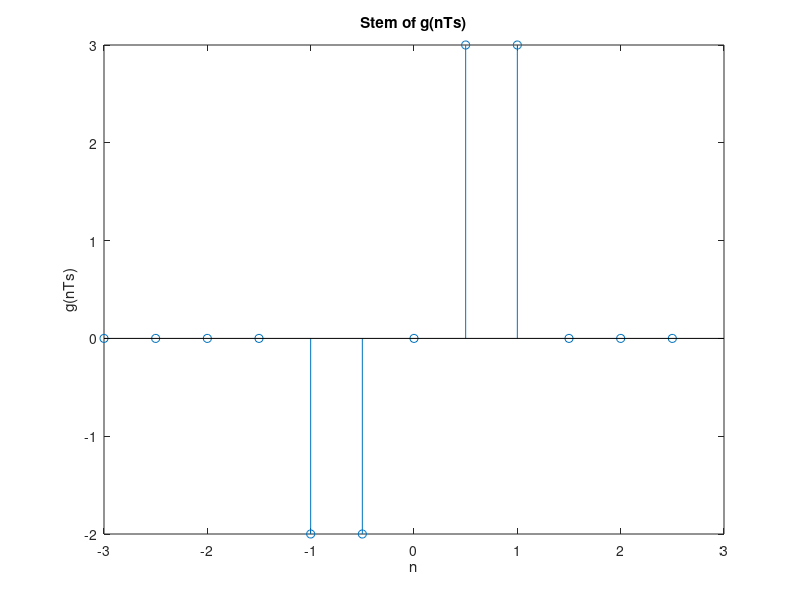

This figure's MATLAB source: (Note: this script raises an error after producing the figure.)
clear
% a = randi([2 6],1);
% Ts = 1/(25*a);
Ts=0.50;
dur=6;
t = -dur/2:Ts:dur/2-Ts; 

g=zeros(1,length(t));
g(-1<=t & t<0) = -2;
g(0<t & t<=1) = 3;

figure;
stem(t,g);
title("Stem of g(nTs)");
xlabel("n");
ylabel("g(nTs)");

figure;
gR1=DtoA(0,Ts,dur,g);
plot(linspace(-3,3,length(gR1)),gR1);
title("Zero Order Hold Reconstruction");
xlabel("n");
ylabel("gR1");

figure;
gR2=DtoA(1,Ts,dur,g);
plot(linspace(-3,3,length(gR2)),gR2);
title("Linear Reconstruction");
xlabel("t");
ylabel("gR2");

figure;
gR3=DtoA(2,Ts,dur,g);
plot(linspace(-3,3,length(gR3)),gR3);
title("Ideal Bandlimited Reconstruction");
xlabel("t");
ylabel("gR3");